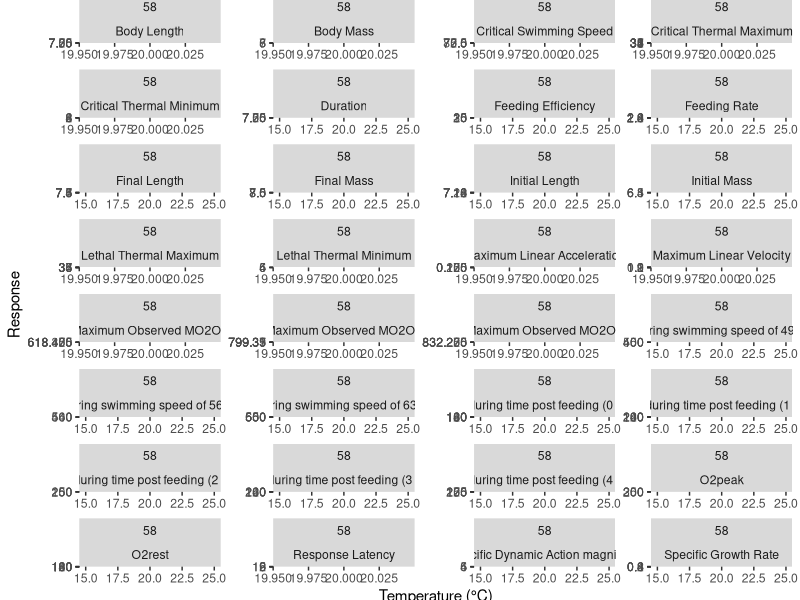
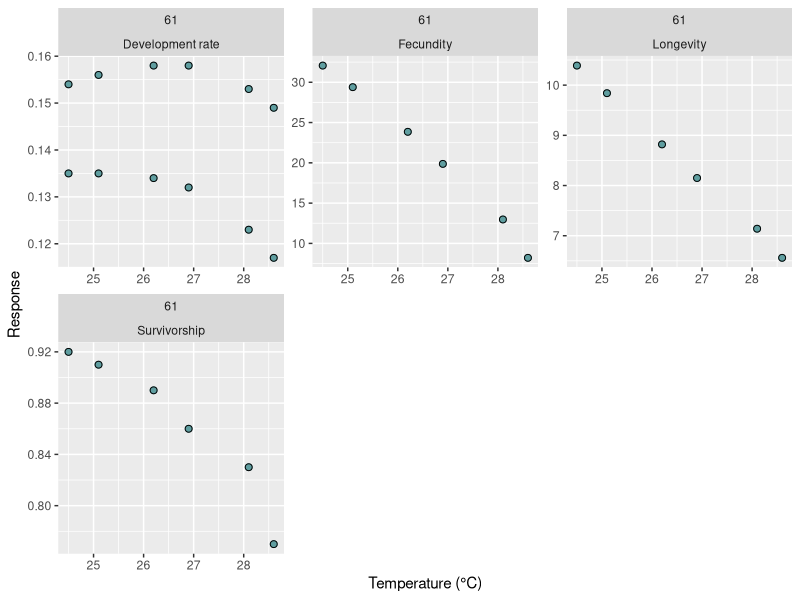
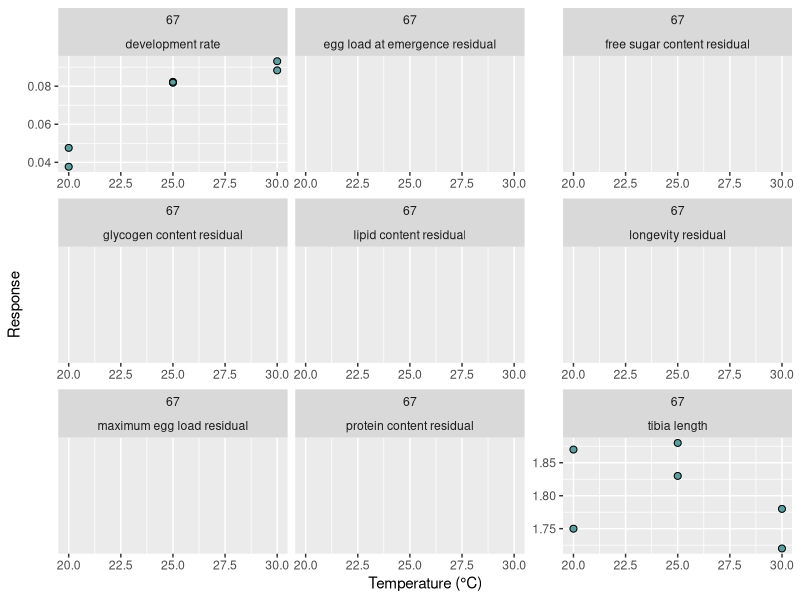
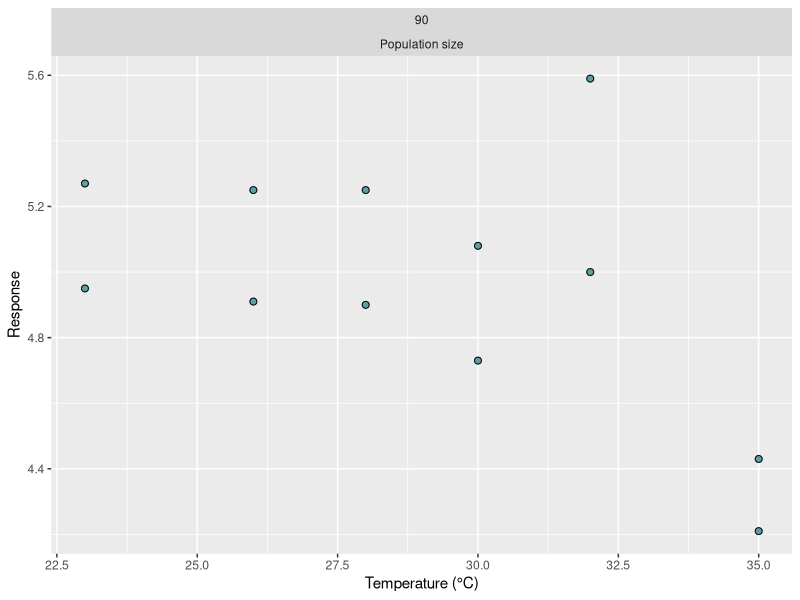
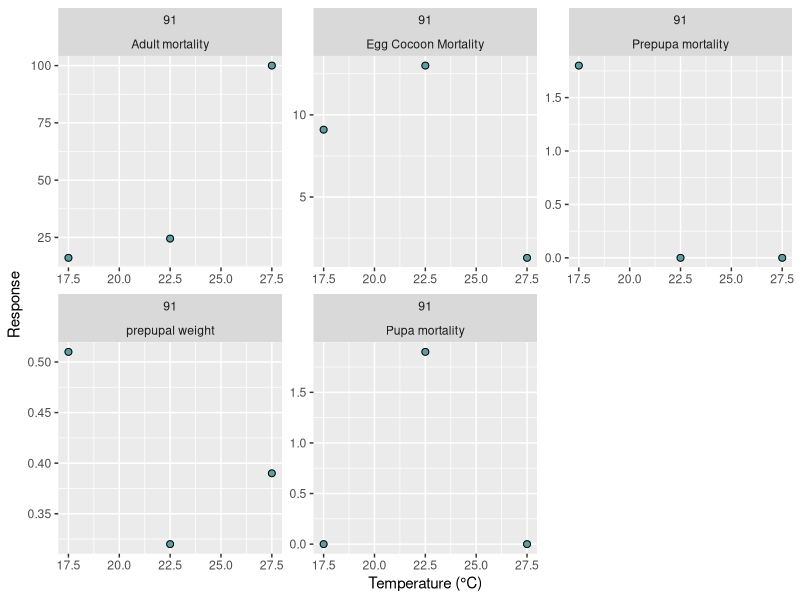
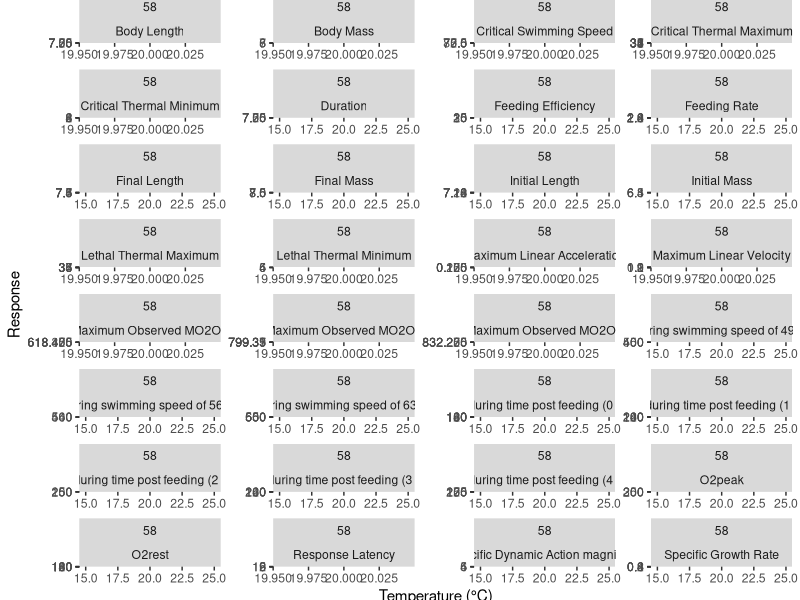
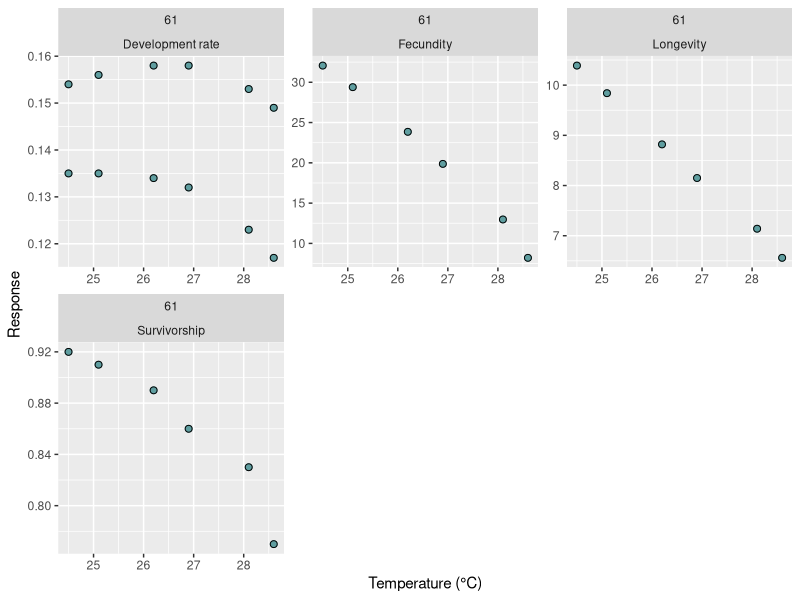
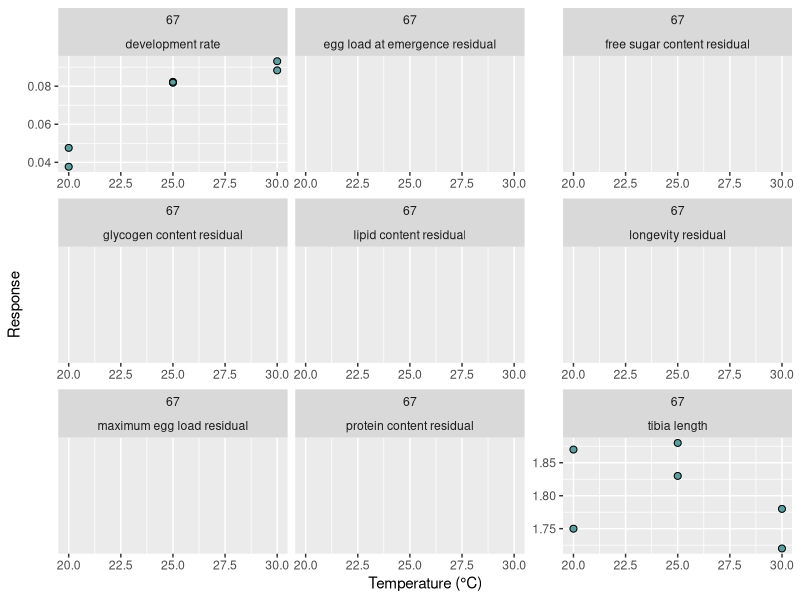

The R source for these figures, in order:


## Marta's plotting of the TPCs based on Joey's Code

library(tidyverse)
library(cowplot)

tdata <- read_csv("Data/ExtractedDataAllStudies.csv")

tdata2 <- tdata %>%
	mutate(study_digits = nchar(study_ID)) %>%
	mutate(mean_temp_calculated = (min_temp + max_temp)/2) %>%
	mutate(mean_temp_calculated = ifelse(temp_regime == 0, mean_temp, mean_temp_calculated)) %>%
	mutate(mean_temp_calculated = ifelse(is.na(mean_temp_calculated), mean_temp, mean_temp_calculated)) %>%
	filter(study_digits == 2)

# tdata2 %>% 
# 	filter(temp_regime == 0, study_ID %in% c(111)) %>% 
# 	ggplot(aes(x = mean_temp, y = response)) + 
# 	geom_point(size = 2, color = "cadetblue") +
# 	geom_point(size = 2, shape = 1, color = "black") +
# 	facet_wrap(study_ID ~ trait, scales = "free", ncol = 3) + xlab("Temperature (°C)") +ylab("Response")
# ggsave("Figures/constant-temp-plots-subset-m.png", width = 4, height = 3)
# 
# tdata2 %>% 
# 	filter(study_ID == 111) %>% 
# 	ggplot(aes(x = mean_temp_calculated, y = response, color = factor(temp_regime))) + geom_point() +
# 	facet_wrap(study_ID ~ trait, ncol = 3, scales = "free") + xlab("Temperature (°C)")

unique(tdata2$study_ID)
tdata.58 <- subset(tdata2, study_ID == 58)
tdata.61 <- subset(tdata2, study_ID == 61)
tdata.67 <- subset(tdata2, study_ID == 67)
tdata.90 <- subset(tdata2, study_ID == 90)
tdata.91 <- subset(tdata2, study_ID == 91)

unique(tdata.58$trait)
unique(tdata.61$trait)
unique(tdata.67$trait)
unique(tdata.90$trait)
unique(tdata.91$trait)

tdata.58 %>%
  filter(temp_regime == 0) %>% 
  ggplot(aes(x = mean_temp, y = response)) +
	geom_point(size = 2, color = "cadetblue") +
	geom_point(size = 2, shape = 1, color = "black") +
	facet_wrap(study_ID ~ trait, scales = "free", ncol = 4) + xlab("Temperature (°C)") +ylab("Response")
ggsave("Figures/constant-temp-plots-58.png", width = 20, height = 25)

tdata.61 %>%
  filter(temp_regime == 0) %>% 
  ggplot(aes(x = mean_temp, y = response)) +
  geom_point(size = 2, color = "cadetblue") +
  geom_point(size = 2, shape = 1, color = "black") +
  facet_wrap(study_ID ~ trait, scales = "free", ncol = 3) + xlab("Temperature (°C)") +ylab("Response")
ggsave("Figures/constant-temp-plots-61.png", width = 8, height = 6)

tdata.67 %>%
  filter(temp_regime == 0) %>% 
  ggplot(aes(x = mean_temp, y = response)) +
  geom_point(size = 2, color = "cadetblue") +
  geom_point(size = 2, shape = 1, color = "black") +
  facet_wrap(study_ID ~ trait, scales = "free", ncol = 3) + xlab("Temperature (°C)") +ylab("Response")
ggsave("Figures/constant-temp-plots-67.png", width = 12, height = 12)

tdata.90 %>%
  filter(temp_regime == 0) %>% 
  ggplot(aes(x = mean_temp, y = response)) +
  geom_point(size = 2, color = "cadetblue") +
  geom_point(size = 2, shape = 1, color = "black") +
  facet_wrap(study_ID ~ trait, scales = "free", ncol = 3) + xlab("Temperature (°C)") +ylab("Response")
ggsave("Figures/constant-temp-plots-90.png", width = 4, height = 4)

tdata.91 %>%
  filter(temp_regime == 0) %>% 
  ggplot(aes(x = mean_temp, y = response)) +
  geom_point(size = 2, color = "cadetblue") +
  geom_point(size = 2, shape = 1, color = "black") +
  facet_wrap(study_ID ~ trait, scales = "free", ncol = 3) + xlab("Temperature (°C)") +ylab("Response")
ggsave("Figures/constant-temp-plots-91.png", width = 10, height = 8)
